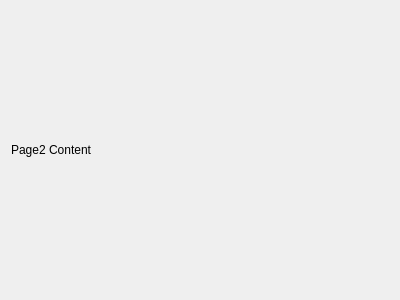
<?xml version="1.0" encoding="UTF-8"?>
<ui version="4.0">
 <class>Page2</class>
 <widget class="QWidget" name="Page2">
  <property name="geometry">
   <rect>
    <x>0</x>
    <y>0</y>
    <width>400</width>
    <height>300</height>
   </rect>
  </property>
  <property name="windowTitle">
   <string>Form</string>
  </property>
  <layout class="QHBoxLayout" name="horizontalLayout">
   <item>
    <widget class="QLabel" name="label">
     <property name="text">
      <string>Page2 Content</string>
     </property>
    </widget>
   </item>
  </layout>
 </widget>
 <resources/>
 <connections/>
</ui>
